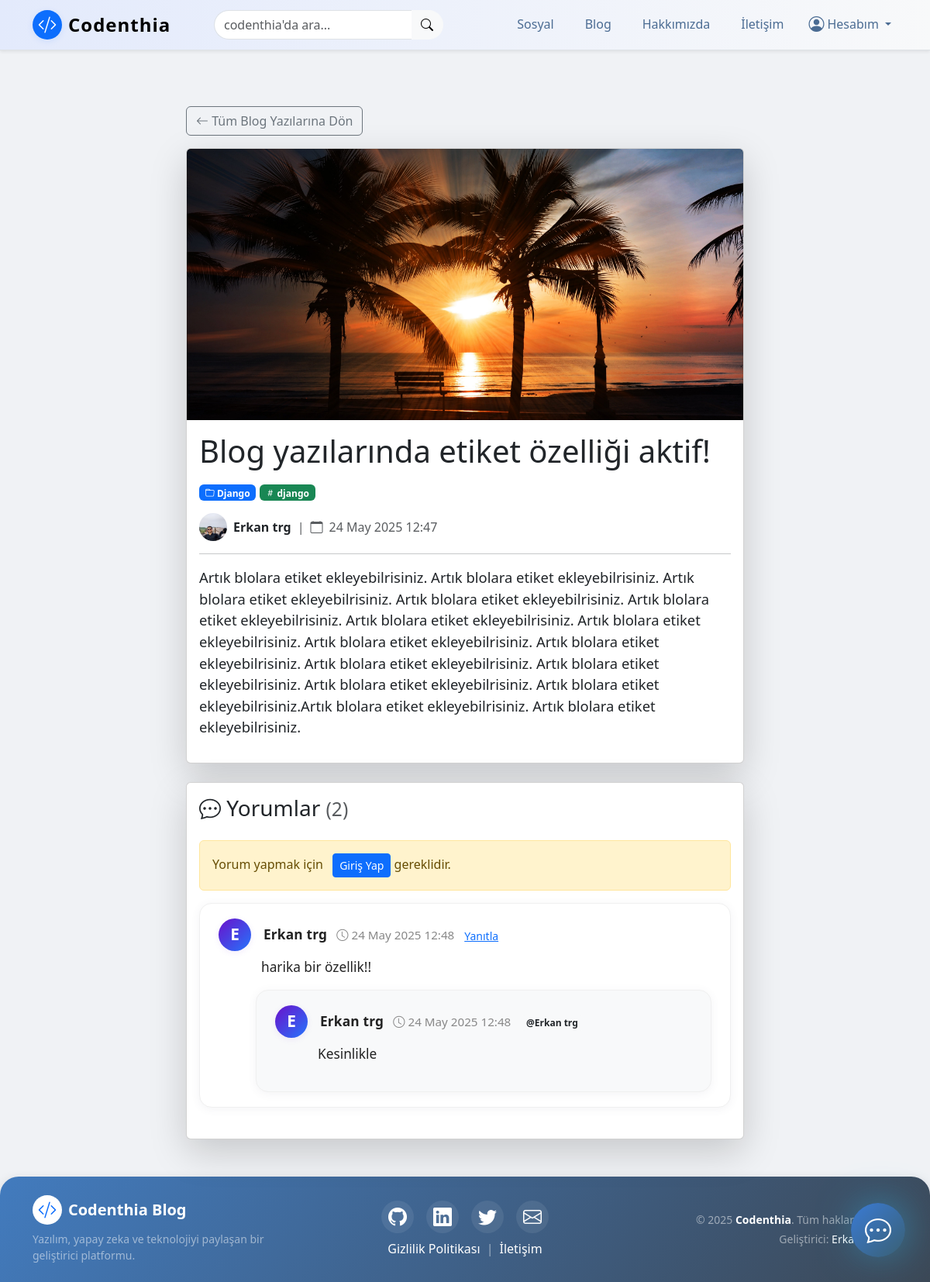
The page /articles/detail/21/ on the database its author committed.
### article/models.py (models this page shows, shortened)
class Article(models.Model):
    author = models.ForeignKey("auth.User", on_delete=models.CASCADE , verbose_name="Yazar")  # Bu alan, yazının yazarını (kullanıcıyı) temsil eder ve yazar silindiğinde yazıları da silinir
    title = models.CharField(max_length=50, verbose_name="Başlık") # Bu alan, yazının başlığını temsil eder ve maksimum 50 karakterlik bir metin alır
    content = RichTextField(verbose_name="İçerik") # Bu alan, yazının içeriğini temsil eder ve metin içerikleri için kullanılır
    created_date = models.DateTimeField(auto_now_add=True , verbose_name="Oluşturulma Tarihi") # Bu alan, yazının oluşturulma tarihini otomatik olarak ekler
    image = models.ImageField(upload_to='article_images/', null=True, blank=True)  # <-- yeni alan
    category = models.ForeignKey('Category', on_delete=models.SET_NULL, null=True, blank=True, related_name="articles", verbose_name="Kategori")
    tags = models.ManyToManyField('Tag', blank=True, related_name="articles", verbose_name="Etiketler")
    class Meta:
        ordering = ['-created_date'] # Bu kod, yazıları tarihe göre sıralar

class Category(models.Model):
    name = models.CharField(max_length=50, unique=True, verbose_name="Kategori Adı")
    class Meta:
        verbose_name = "Kategori"
        verbose_name_plural = "Kategoriler"
        ordering = ['name']

class Tag(models.Model):
    name = models.CharField(max_length=30, unique=True, verbose_name="Etiket")
    class Meta:
        verbose_name = "Etiket"
        verbose_name_plural = "Etiketler"
        ordering = ['name']

class Comment(models.Model):
    article = models.ForeignKey(Article, on_delete=models.CASCADE, verbose_name="Makale", related_name="comments")
    comment_author = models.CharField(max_length=50, verbose_name="İsim")
    comment_content = models.TextField(max_length=200, verbose_name="Yorum")
    comment_date = models.DateTimeField(auto_now_add=True)
    parent = models.ForeignKey('self', null=True, blank=True, on_delete=models.CASCADE, related_name='replies', verbose_name="Yanıtlanan Yorum")
    reply_to = models.CharField(max_length=50, null=True, blank=True, verbose_name="Yanıtlanan Kullanıcı")
    class Meta:
        ordering = ['-comment_date'] # Bu kod, yorumları tarihe göre sıralar

### user/models.py (models this page shows, shortened)
class Profile(models.Model):
    user = models.OneToOneField(User, on_delete=models.CASCADE )
    github = models.URLField(max_length=200, blank=True, null=True)
    image = models.ImageField(upload_to='profile_images/', null=True, blank=True, verbose_name='Profil Fotoğrafı')
    bio = models.TextField(max_length=300, blank=True, null=True, verbose_name='Biyografi')

### article/views.py (the view)
# urls.py: path('detail/<int:id>', views.detail, name ="detail"), # Bu kod, makaleler sayfasınının detayını temsil eder ve detail fonksiyonunu çağırır
def detail(request, id):
    article = get_object_or_404(Article, id=id)
    comments = article.comments.all() # Bu kod, makaleye ait tüm yorumları alır
    if request.method == "POST":
        comment_form = CommentForm(request.POST) # Bu kod, yorum formunu alır
        if comment_form.is_valid(): # Bu kod, formun geçerli olup olmadığını kontrol eder
            comment = comment_form.save(commit=False) # Bu kod, yorumu oluşturur
            comment.article = article # Bu kod, yorumun makalesini belirler
            comment.save() # Bu kod, yorumu kaydeder
            messages.success(request, "Yorumunuz başarıyla eklendi.")
            return redirect("article:detail", id=id )
    else:
        comment_form = CommentForm()
    context = {
        'article': article,
        'comments': comments, # Bu kod, makaleye ait tüm yorumları alır
        'comment_form': comment_form,
    }
    return render(request, 'detail.html', context)

### article/forms.py
class CommentForm(forms.ModelForm):
    parent = forms.IntegerField(widget=forms.HiddenInput(), required=False)
    reply_to = forms.CharField(widget=forms.HiddenInput(), required=False)
    class Meta:
        model = Comment
        fields = ['comment_content']
        labels = {
            'comment_content': 'Yorum',
        }
        widgets = {
            'comment_content': forms.Textarea(attrs={'class': 'form-control', 'rows': 3}),
        }

### templates/detail.html (shortened to what this page needs)
{% extends "layout.html" %} {% load static %} {% block body %}
<article class="container my-5">
    <div class="row justify-content-center">
        <div class="col-md-10 col-lg-8">
            <a href="{% url 'article:articles' %}" class="btn btn-outline-secondary mb-3">
                <i class="bi bi-arrow-left"></i> Tüm Blog Yazılarına Dön
            </a>
            <div class="card shadow-lg">
                {% if article.image %}
                <img src="{{ article.image.url }}" class="card-img-top" alt="{{ article.title }}" style="object-fit:cover; max-height:350px;"> {% else %}
                <img src="{% static 'codenthiaRevize.png' %}" class="card-img-top" alt="{{ article.title }}" style="object-fit:cover; max-height:350px;"> {% endif %}
                <div class="card-body">
                    <h1 class="card-title mb-3">{{ article.title | safe }}</h1>
                    <div class="mb-3">
                        {% if article.category %}
                        <span class="badge bg-primary"><i class="bi bi-folder"></i> {{ article.category.name }}</span> {% endif %} {% if article.tags.all %}
                        <span>
                                {% for tag in article.tags.all %}
                                    <span class="badge bg-success"><i class="bi bi-hash"></i> {{ tag.name }}</span> {% endfor %}
                        </span>
                        {% endif %}
                    </div>
                    <div class="mb-3 text-muted d-flex align-items-center gap-2">
                        <a href="{% url 'user:public_profile' article.author.username %}" class="d-flex align-items-center text-decoration-none text-dark">
                            {% if article.author.profile.image %}
                                <img src="{{ article.author.profile.image.url }}" alt="{{ article.author.username }}" class="rounded-circle me-2" style="width:36px; height:36px; object-fit:cover;">
                            {% else %}
                                <div class="rounded-circle bg-primary d-flex align-items-center justify-content-center me-2" style="width:36px; height:36px;">
                                    <span class="text-white fw-bold">{{ article.author.username|first|upper }}</span>
                                </div>
                            {% endif %}
                            <span class="fw-semibold">{{ article.author.get_full_name|default:article.author.username }}</span>
                        </a>
                        <span>|</span>
                        <i class="bi bi-calendar"></i> {{ article.created_date|date:"d M Y H:i" }}
                    </div>
                    <hr>
                    <div class="card-text" style="font-size:1.15rem;">
                        {{ article.content|safe|linebreaks }}
                    </div>
                </div>
            </div>
            <div class="card shadow-lg mt-4">
                <div class="card-body">
                    <h3 class="card-title mb-4">
                        <i class="bi bi-chat-dots"></i> Yorumlar
                        <small class="text-muted">({{ comments.count }})</small>
                    </h3>
                    {% if request.user.is_authenticated %}
                    <form method="post" class="mb-4" action="{% url 'article:comment' article.id %}">
                        {% csrf_token %}
                        <input type="hidden" name="parent" id="parent_id" value="">
                        <input type="hidden" name="reply_to" id="reply_to" value="">
                        <div class="mb-3">
                            {{ comment_form.comment_content.label_tag }} {{ comment_form.comment_content }}
                        </div>
                        <button type="submit" class="btn btn-primary">
                                <i class="bi bi-send"></i> Yorum Yap
                            </button>
                    </form>
                    {% else %}
                    <div class="alert alert-warning mt-3">
                        Yorum yapmak için <a href="/user/login/?next={{ request.path }}" class="btn btn-sm btn-primary ms-2">Giriş Yap</a> gereklidir.
                    </div>
                    {% endif %}
                    {% if comments %} {% for comment in comments %} {% if not comment.parent %}
                    <div class="comment-card mb-4">
                        <div class="d-flex align-items-center mb-2">
                            <div class="comment-avatar me-3">
                                <span>
                                            {% if comment.comment_author %}
                                                {{ comment.comment_author|first|upper }}
                                            {% else %}
                                                <i class="bi bi-person"></i>
                                            {% endif %}
                                        </span>
                            </div>
                            <div class="flex-grow-1">
                                <span class="comment-author">{{ comment.comment_author }}</span>
                                <span class="comment-date ms-2">
                                            <i class="bi bi-clock"></i> {{ comment.comment_date|date:"d M Y H:i" }}
                                        </span>
                                <button type="button" class="btn btn-link btn-sm text-primary p-0 ms-2" onclick="setReply('{{ comment.id }}', '{{ comment.comment_author|escapejs }}')">Yanıtla</button>
                            </div>
                        </div>
                        <div class="comment-content">
                            {{ comment.comment_content|linebreaks }}
                        </div>
                        {% for reply in comment.replies.all %}
                        <div class="comment-card mt-3 ms-5" style="background:#f8f9fa;">
                            <div class="d-flex align-items-center mb-2">
                                <div class="comment-avatar me-3">
                                    <span>
                                                {% if reply.comment_author %}
                                                    {{ reply.comment_author|first|upper }}
                                                {% else %}
                                                    <i class="bi bi-person"></i>
                                                {% endif %}
                                            </span>
                                </div>
                                <div class="flex-grow-1">
                                    <span class="comment-author">{{ reply.comment_author }}</span>
                                    <span class="comment-date ms-2">
                                                <i class="bi bi-clock"></i> {{ reply.comment_date|date:"d M Y H:i" }}
                                            </span>
                                    <span class="badge bg-light text-dark ms-2">@{{ reply.reply_to }}</span>
                                </div>
                            </div>
                            <div class="comment-content">
                                {{ reply.comment_content|linebreaks }}
                            </div>
                        </div>
                        {% endfor %}
                    </div>
                    {% endif %} {% endfor %} {% else %}
                    <div class="text-center py-4">
                        <i class="bi bi-chat-square-text display-4 text-muted mb-3"></i>
                        <p class="text-muted mb-0">Henüz yorum yapılmamış. İlk yorumu siz yapın!</p>
                    </div>
                    {% endif %}
                </div>
            </div>
        </div>
    </div>
</article>
{% endblock %}

### templates/detail.html (style rules this page uses)
.comment-card { background: #fff; border-radius: 16px; box-shadow: 0 2px 12px rgba(80, 80, 120, 0.07); padding: 1.2rem 1.5rem; transition: box-shadow 0.2s; border: 1px solid #f0f0f0; }
.comment-avatar { width: 42px; height: 42px; background: linear-gradient(135deg, #6a11cb 0%, #2575fc 100%); color: #fff; font-weight: 600; font-size: 1.3rem; border-radius: 50%; display: flex; align-items: center; justify-content: center; box-shadow: 0 2px 8px rgba(106, 17, 203, 0.08); }
.comment-author { font-weight: 600; font-size: 1.08rem; color: #222; letter-spacing: 0.01em; }
.comment-date { font-size: 0.95rem; color: #888; font-weight: 400; }
.comment-content { margin-left: 55px; margin-top: 0.2rem; font-size: 1.08rem; color: #222; word-break: break-word; }

### rows shown on the page
Article: image (picture), title "Blog yazılarında etiket özelliği aktif!", category.name "Django", author.profile.image (picture), author.get_full_name "Erkan trg", created_date "24 May 2025 12:47", content "Artık blolara etiket ekleyebilrisiniz. Artık blolara etiket ekleyebilrisiniz. Artık blolara etiket ekleyebilrisiniz. Artık blolara etiket ekleyebilrisiniz. Artık blolara etiket ekleyebilrisiniz. Artık blolara etiket ekleyebilrisiniz. Artık blolara etiket ekleyebilrisiniz. Artık blolara etiket ekleyebilrisiniz. Artık blolara etiket ekleyebilrisiniz. Artık blolara etiket ekleyebilrisiniz. Artık blolara etiket ekleyebilrisiniz. Artık blolara etiket ekleyebilrisiniz. Artık blolara etiket ekleyebilrisiniz.Artık blolara etiket ekleyebilrisiniz. Artık blolara etiket ekleyebilrisiniz.", count "2"
Tag: name "django"
Comment: comment_author|first "E", comment_author "Erkan trg", comment_date "24 May 2025 12:48", comment_content "harika bir özellik!!"
Comment: comment_author|first "E", comment_author "Erkan trg", comment_date "24 May 2025 12:48", reply_to "Erkan trg", comment_content "Kesinlikle"
